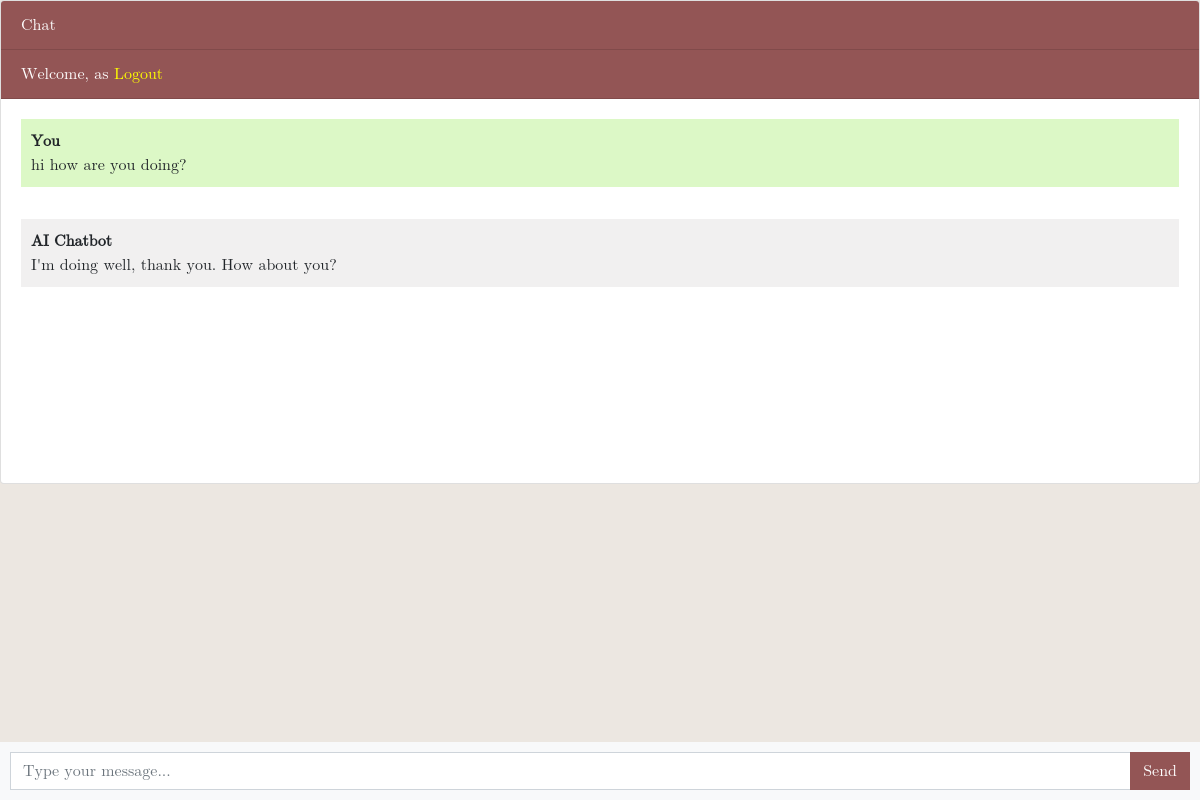
Page /chat (signed in) on the committed database.
### chatbot/models.py (models this page shows, shortened)
class Chat(models.Model):
    user = models.ForeignKey(User, on_delete = models.CASCADE)
    message = models.TextField()
    response = models.TextField()
    created_at = models.DateTimeField(auto_now_add=True)

### chatbot/views.py (the view)
# urls.py: path('chat', views.chatbot, name='chatbot'),
def chatbot(request):
    chats = Chat.objects.filter(user = request.user)
    if request.method == 'POST':
        message = request.POST.get('message')
        response = ask_openai(message)
        chat = Chat(user=request.user, message=message, response=response, created_at=timezone.now())
        chat.save()
        return JsonResponse({'message': message,'response' : response})
    return render(request,'chatbot.html',{'chats':chats})

### templates/chatbot.html (shortened to what this page needs)
{% extends 'base.html' %}
{% block content %}
<div class="chat-container">
  <div class="card flex-grow-1">
    <div class="card-header bg text-white">Chat</div>
    {% if user.is_authenticated %}
    <div class="card-header bg text-white">Welcome, {{user.username}} <a style="color:yellow;" href="logout"> Logout</a></div>
    {% else %}
    <div class="card-header bg text-white"><a style="color:yellow;" href="login"> Login</a><a href="register">Register</a> {{user.username}}</div>
    {% endif %}
    <div class="card-body messages-box">
      <ul class="list-unstyled messages-list">
        {% for chat in chats %}
          {% if chat.user == request.user %}
          <li class="message sent">
            <div class="message-text">
              <div class="message-sender">
                <b>You</b>
              </div>
              <div class="message-content">
                {{chat.message}}
              </div>
            </div>
          </li>
          <li class="message received">
            <div class="message-text">
              <div class="message-sender">
                <b>AI Chatbot</b>
              </div>
              <div class="message-content">
                {{chat.response}}
              </div>
            </div>
          </li>
          {% endif %}
        {% endfor %}
      </ul>
    </div>
    <br><br>
    <br><br>
    <br><br>
  </div>
  <form class="message-form" method="post">
    <div class="input-group">
      <input type="text" class="form-control message-input" placeholder="Type your message...">
      <div class="input-group-append">
        <button type="submit" class="btn bg btn-send">Send</button>
      </div>
    </div>
  </form>
</div>
{% endblock %}

### templates/chatbot.html (style rules this page uses)
body { background-color:#ece7e1; font-family:math; height:100%; }
.bg { background-color: #935555; }
.messages-box { flex: 1; overflow-y: auto; }
.messages-list { padding-left: 0; }
.message { margin-bottom: 15px; list-style: none; }
.message-text { padding: 10px; border-radius: 5px; margin-bottom: 2rem; }
.sent { background-color: #dcf8c6; align-self: flex-end; }
.received { background-color: #f1f0f0; align-self: flex-start; }
.message-form { display: flex; position: fixed; bottom: 0; left: 0; right: 0; padding: 10px; background-color: #f8f9fa; }
.message-input { flex: 1; border-radius: 0; border-right: none; }
.btn-send { border-radius: 0; }
.btn { color:white; }
.chat-container { height: 100%; display: flex; flex-direction: column; }

### rows in the picture
Chat: message "hi how are you doing?", response "I'm doing well, thank you. How about you?"

### other values in the picture
{{ user.username }} "as"
